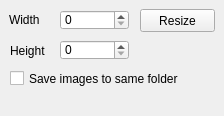
<?xml version="1.0" encoding="UTF-8"?>
<ui version="4.0">
 <class>GW</class>
 <widget class="QMainWindow" name="GW">
  <property name="geometry">
   <rect>
    <x>0</x>
    <y>0</y>
    <width>224</width>
    <height>116</height>
   </rect>
  </property>
  <property name="windowTitle">
   <string>rSZR</string>
  </property>
  <widget class="QWidget" name="centralwidget">
   <widget class="QSpinBox" name="Width">
    <property name="geometry">
     <rect>
      <x>60</x>
      <y>10</y>
      <width>69</width>
      <height>20</height>
     </rect>
    </property>
    <property name="maximum">
     <number>10000000</number>
    </property>
   </widget>
   <widget class="QLabel" name="heightLabel">
    <property name="geometry">
     <rect>
      <x>10</x>
      <y>40</y>
      <width>41</width>
      <height>21</height>
     </rect>
    </property>
    <property name="text">
     <string>Height</string>
    </property>
   </widget>
   <widget class="QPushButton" name="cropResize">
    <property name="geometry">
     <rect>
      <x>140</x>
      <y>9</y>
      <width>75</width>
      <height>23</height>
     </rect>
    </property>
    <property name="text">
     <string>Resize</string>
    </property>
   </widget>
   <widget class="QLabel" name="widthLabel">
    <property name="geometry">
     <rect>
      <x>9</x>
      <y>9</y>
      <width>41</width>
      <height>21</height>
     </rect>
    </property>
    <property name="text">
     <string>Width</string>
    </property>
   </widget>
   <widget class="QSpinBox" name="Height">
    <property name="geometry">
     <rect>
      <x>60</x>
      <y>40</y>
      <width>69</width>
      <height>20</height>
     </rect>
    </property>
    <property name="maximum">
     <number>10000000</number>
    </property>
   </widget>
   <widget class="QCheckBox" name="saveToSameFolder">
    <property name="geometry">
     <rect>
      <x>10</x>
      <y>70</y>
      <width>181</width>
      <height>17</height>
     </rect>
    </property>
    <property name="text">
     <string>Save images to same folder</string>
    </property>
   </widget>
  </widget>
  <widget class="QMenuBar" name="menubar">
   <property name="geometry">
    <rect>
     <x>0</x>
     <y>0</y>
     <width>224</width>
     <height>21</height>
    </rect>
   </property>
  </widget>
 </widget>
 <resources/>
 <connections/>
</ui>
